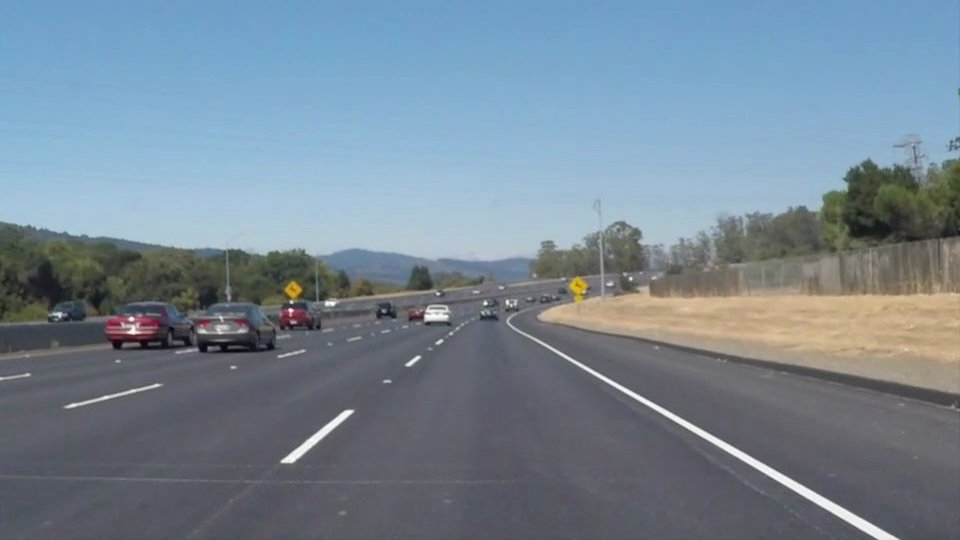
#> input picture test_images/solidWhiteCurve.jpg, 960 x 540 px
$ python -i image_processing.py   (imports and definitions only)
#> lines starting #> are read from the running program, lines starting #| are printed output that depends on the picture; after the words box and inside, x2 and y2 are one past the last pixel; in counts of white or black regions, pixels touching at a corner belong together
# -*- coding: utf-8 -*-
"""
Created on Tue Jul 25 12:47:57 2017

@author: ZSHUJON
"""

import matplotlib.pyplot as plt
import numpy as np
import cv2

from helper import TRANSFORM_POINTS_00, TRANSFORM_POINTS_01, TRANSFORM_POINTS_02, TRANSFORM_POINTS_03

# [29 lines left out: functions imread, imshow, rgb_to_, edge, not called in this run]

def gaussian_blur(img):
    return cv2.GaussianBlur(img, (3, 3), 0)

# [34 lines left out: functions four_point_prespective_transform, hough_lines, white_yellow_portion, not called in this run]

>>> import cv2
>>> picture = cv2.imread('test_images/solidWhiteCurve.jpg')
#> picture is the input picture: shape (540, 960, 3); mean B, G, R 148.1, 134.5, 118.5
>>> result = white_yellow_portion(picture)
#> in rgb_to_, `return cv2.cvtColor(img, cv2.COLOR_RGB2HSV)`: returned value: shape (540, 960, 3); mean H, S, V 40.4, 55.2, 152.4
#> in white_yellow_portion, `white_mask = cv2.inRange(hsv, lower, upper)`:
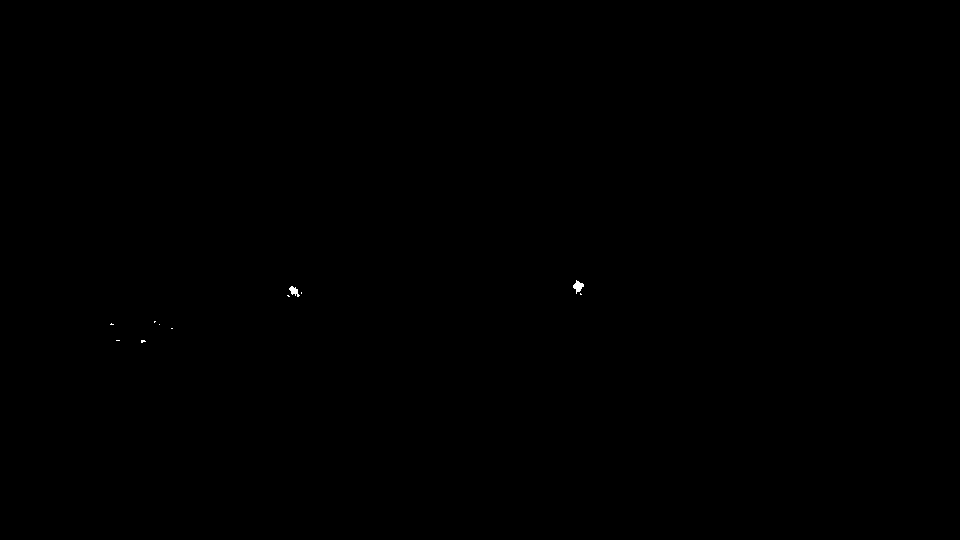
#> white_mask: shape (540, 960); 0.03% white; 11 white regions (9 under 20 px), largest, box (x1, y1, x2, y2) and area: (573, 280, 584, 294) 81, (289, 286, 300, 297) 62
#> in white_yellow_portion, `yellow_mask = cv2.inRange(hsv, lower, upper)`:
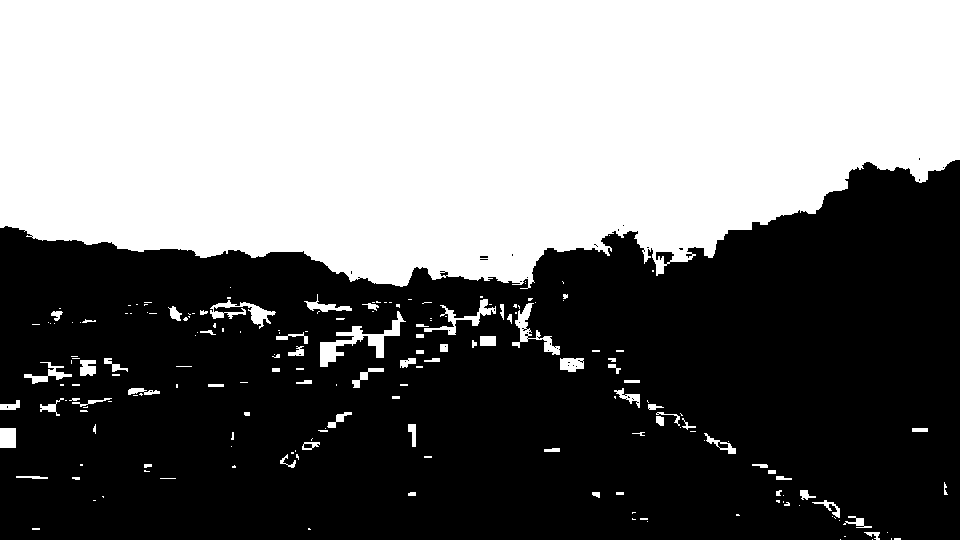
#> yellow_mask: shape (540, 960); 46.5% white; 194 white regions (121 under 20 px), largest, box (x1, y1, x2, y2) and area: (0, 0, 960, 289) 231818, (320, 311, 406, 367) 1221, (210, 300, 276, 329) 626
#> in white_yellow_portion, `return cv2.bitwise_and(img, img, mask = mask)`:
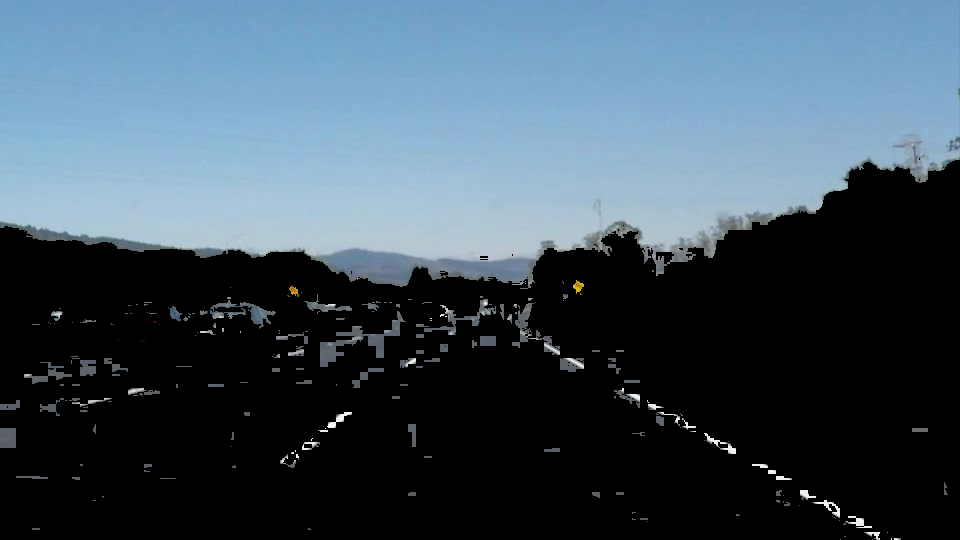
#> returned value: shape (540, 960, 3); mean of channels 0, 1, 2 93.8, 80.7, 63.8; drawn as B, G, R

$ run again, on test_images/solidWhiteRight.jpg
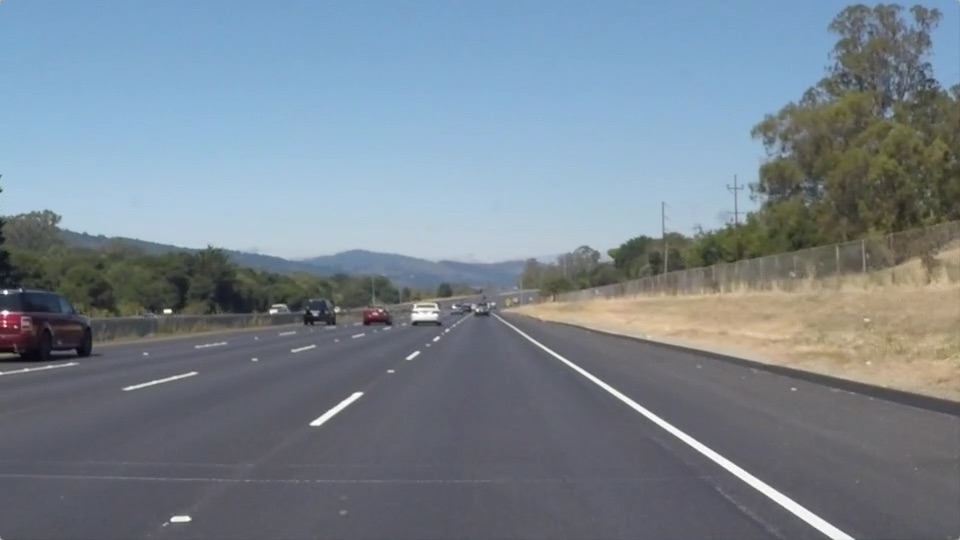
#> input picture test_images/solidWhiteRight.jpg, 960 x 540 px
#> picture is the input picture: shape (540, 960, 3); mean B, G, R 143.7, 132.6, 120.3
#> white_mask: shape (540, 960); every value is 0
#> in white_yellow_portion, `yellow_mask = cv2.inRange(hsv, lower, upper)`:
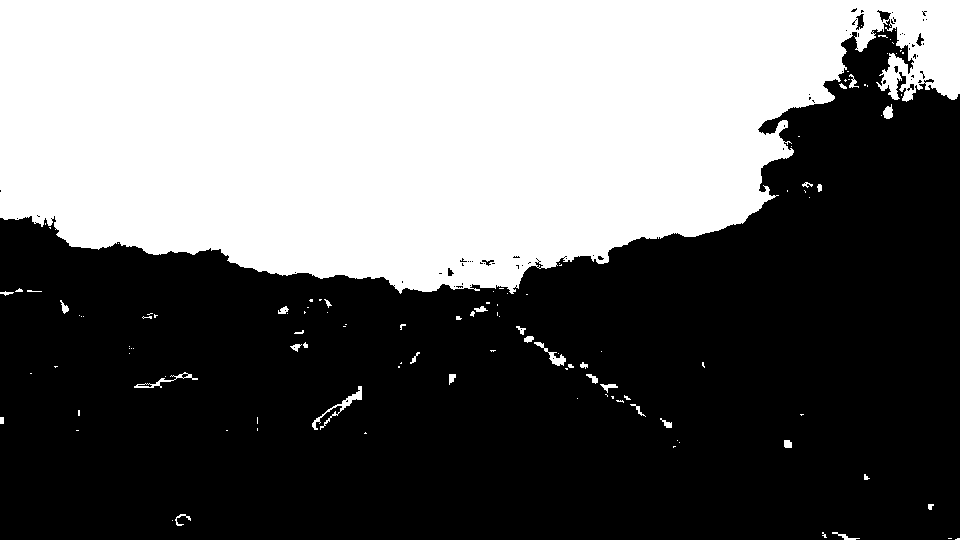
#> yellow_mask: shape (540, 960); 41.6% white; 120 white regions (86 under 20 px), largest, box (x1, y1, x2, y2) and area: (0, 0, 960, 294) 213144, (312, 386, 362, 430) 339, (534, 342, 566, 366) 196
#> in white_yellow_portion, `return cv2.bitwise_and(img, img, mask = mask)`:
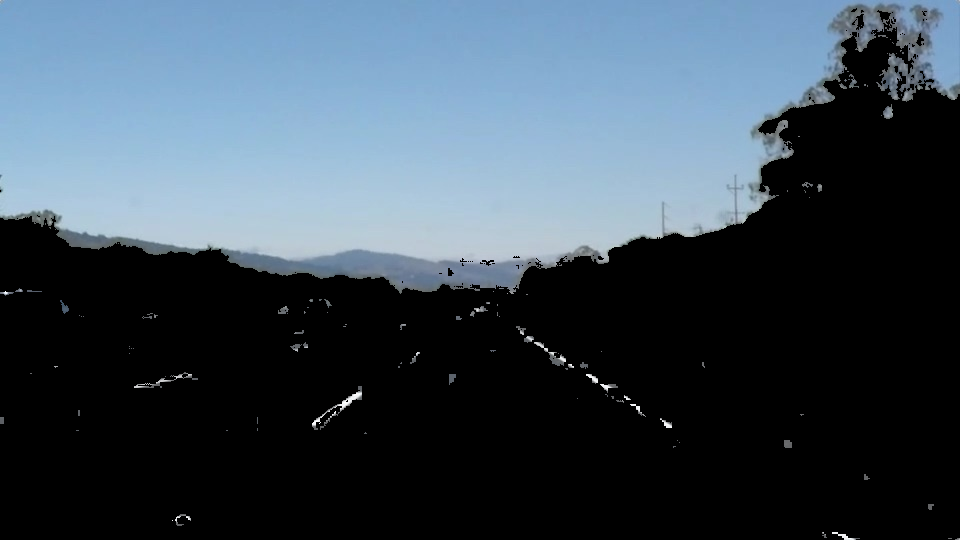
#> returned value: shape (540, 960, 3); mean of channels 0, 1, 2 85.3, 73.6, 59.9; drawn as B, G, R

$ run again, on test_images/solidYellowCurve.jpg
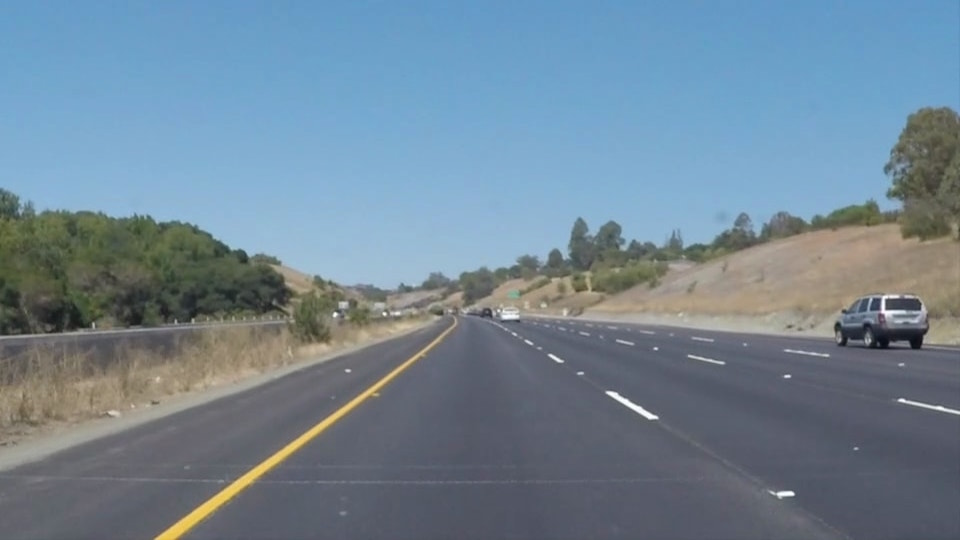
#> input picture test_images/solidYellowCurve.jpg, 960 x 540 px
#> picture is the input picture: shape (540, 960, 3); mean B, G, R 149, 133.4, 113
#> white_mask: shape (540, 960); every value is 0
#> in white_yellow_portion, `yellow_mask = cv2.inRange(hsv, lower, upper)`:
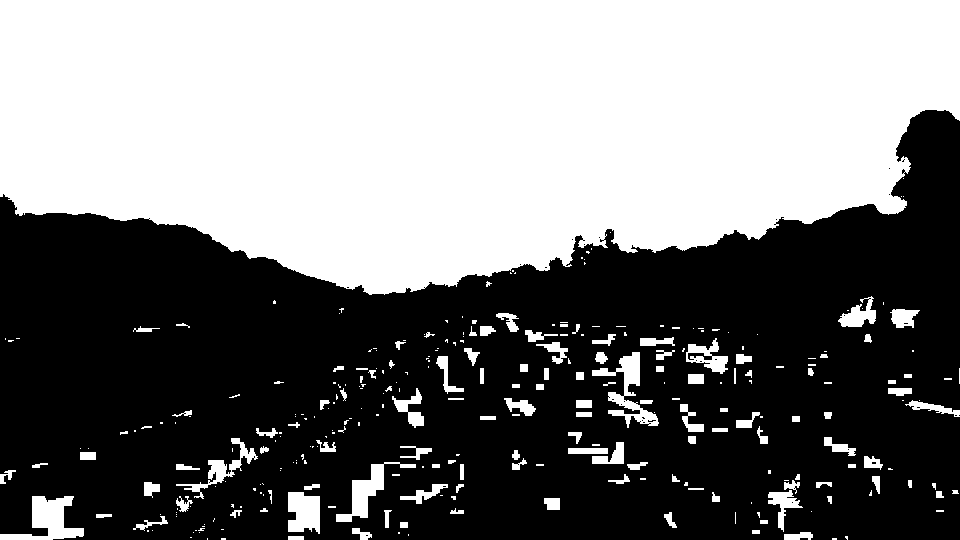
#> yellow_mask: shape (540, 960); 47.9% white; 305 white regions (180 under 20 px), largest, box (x1, y1, x2, y2) and area: (0, 0, 960, 295) 228021, (0, 496, 84, 540) 1675, (592, 352, 659, 428) 1469
#> in white_yellow_portion, `return cv2.bitwise_and(img, img, mask = mask)`:
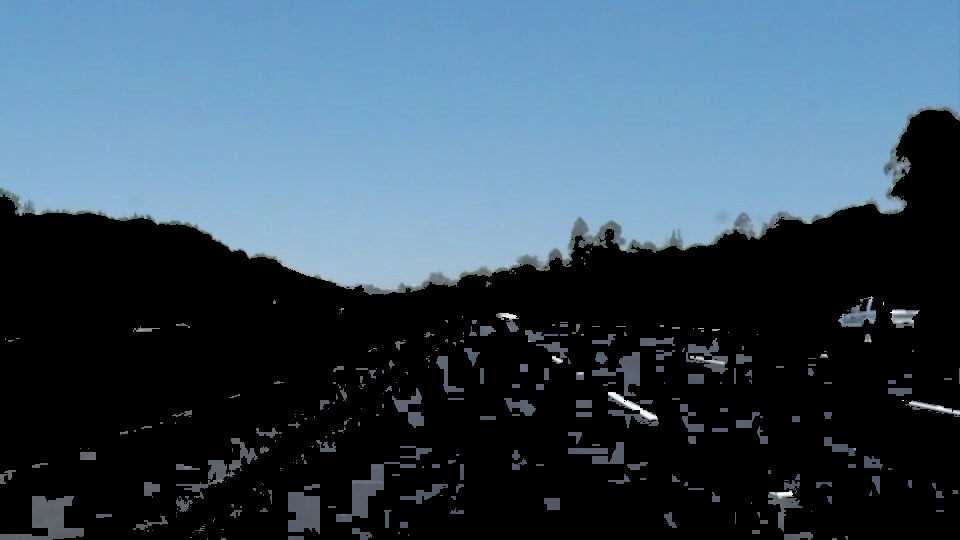
#> returned value: shape (540, 960, 3); mean of channels 0, 1, 2 93.9, 77.9, 57.4; drawn as B, G, R

$ run again, on test_images/solidYellowCurve2.jpg
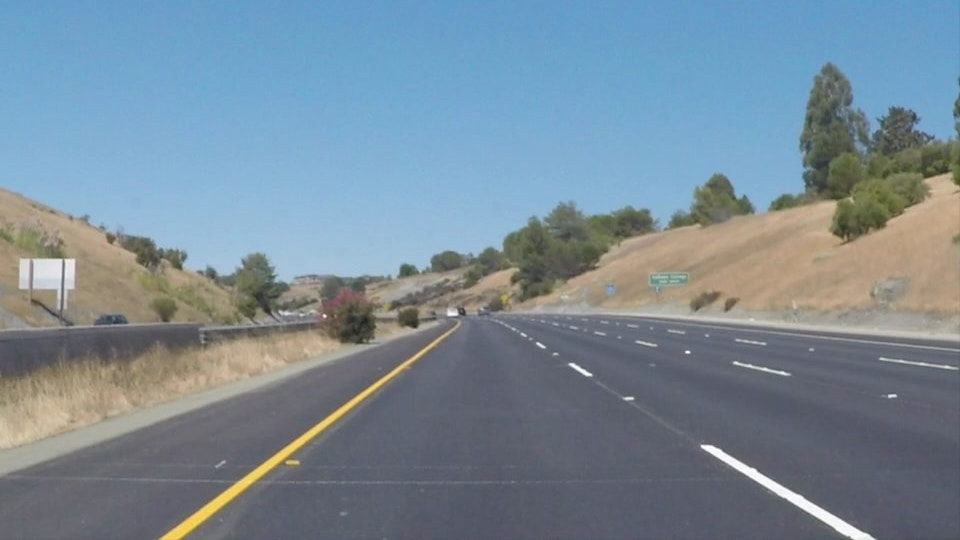
#> input picture test_images/solidYellowCurve2.jpg, 960 x 540 px
#> picture is the input picture: shape (540, 960, 3); mean B, G, R 151.5, 138.6, 120.7
#> white_mask: shape (540, 960); every value is 0
#> in white_yellow_portion, `yellow_mask = cv2.inRange(hsv, lower, upper)`:
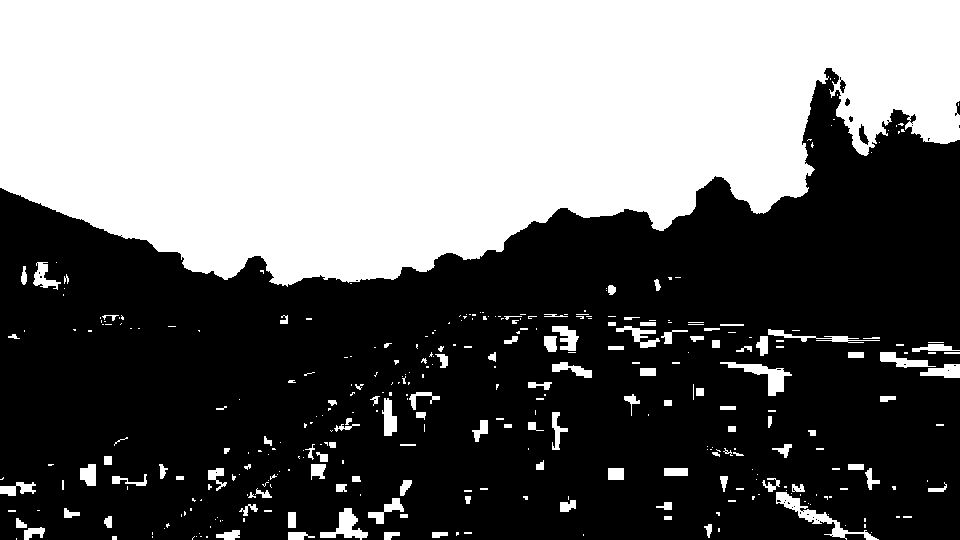
#> yellow_mask: shape (540, 960); 43.6% white; 352 white regions (233 under 20 px), largest, box (x1, y1, x2, y2) and area: (0, 0, 960, 287) 210408, (776, 492, 879, 540) 909, (720, 362, 792, 396) 739
#> in white_yellow_portion, `return cv2.bitwise_and(img, img, mask = mask)`:
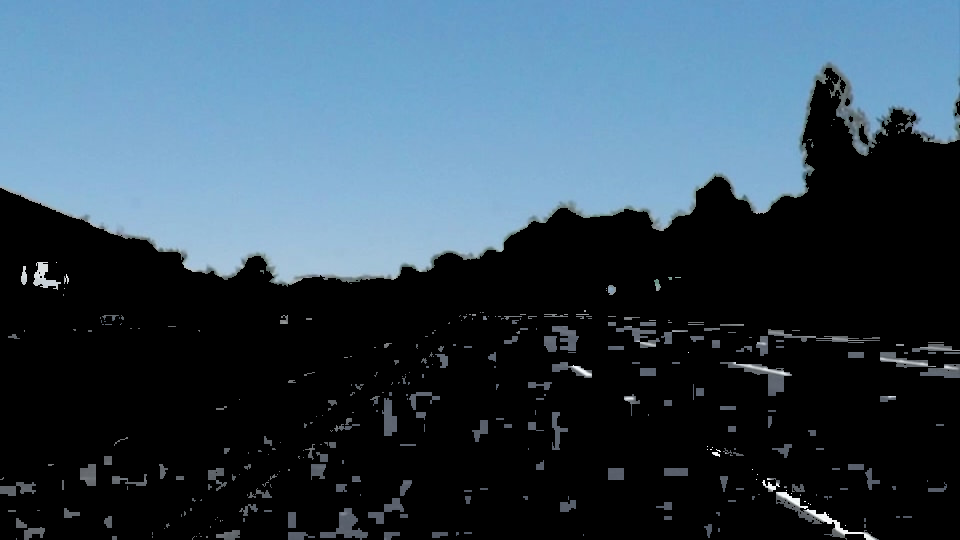
#> returned value: shape (540, 960, 3); mean of channels 0, 1, 2 87.2, 72.4, 52.9; drawn as B, G, R
